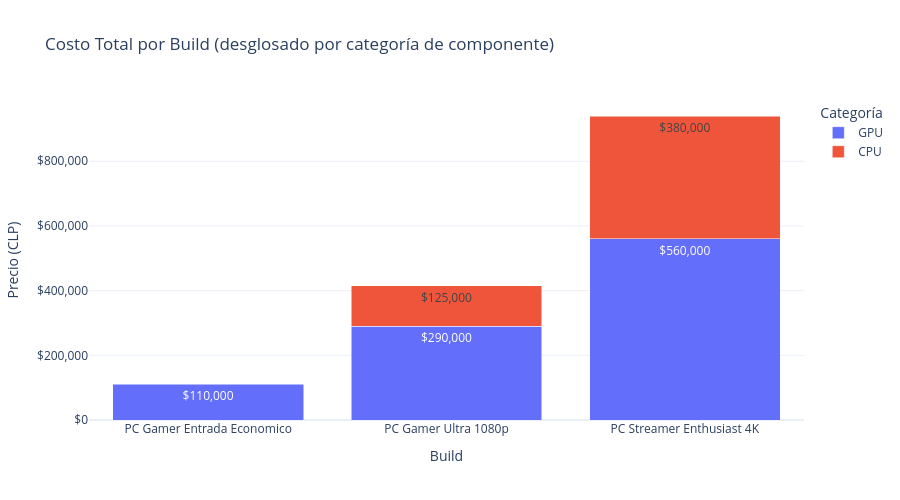

Notebook code cell kept with this figure:
### Markdown cell above
---
## 7. Análisis 4 — Cruce Principal: ¿Cuánto cuesta armar cada Build?
Comparamos el costo total de cada build pre-armada según los precios de eBay.

### Code cell
# Costo TOTAL de builds usando la BD (todos los componentes por build)
# JOIN: build_templates -> build_components -> component -> market_prices_external

if conn:
    query = """
    SELECT 
        bt.template_name AS build,
        c.name           AS componente,
        c.categoria,
        m.price_clp      AS precio_clp
    FROM build_templates bt
    JOIN build_components  bc ON bt.id         = bc.build_templates_id
    JOIN component         c  ON bc.component_id = c.id
    JOIN market_prices_external m ON c.id      = m.component_id
    """
    df_build_full = pd.read_sql(query, conn)
else:
    # Fallback: cruzar CSV de builds con precios de BD (cargados en celda anterior)
    df_build_full = pd.DataFrame()

if not df_build_full.empty:
    # Sumar todos los componentes por build
    df_build_cost = (
        df_build_full
        .groupby('build', as_index=False)['precio_clp']
        .sum()
        .rename(columns={'precio_clp': 'Costo Total (CLP)'})
        .sort_values('Costo Total (CLP)', ascending=False)
    )

    # Agregar desglose por categoría para hover
    df_desglose = (
        df_build_full
        .groupby(['build', 'categoria'], as_index=False)['precio_clp']
        .sum()
        .rename(columns={'precio_clp': 'precio_categoria'})
    )

    # Gráfico de barras apiladas por categoría
    fig_builds = px.bar(
        df_desglose,
        x='build', y='precio_categoria',
        color='categoria',
        title='Costo Total por Build (desglosado por categoría de componente)',
        template='plotly_white',
        labels={'precio_categoria': 'Precio (CLP)', 'build': 'Build', 'categoria': 'Categoría'},
        text='precio_categoria',
        barmode='stack'
    )
    fig_builds.update_traces(texttemplate='$%{text:,.0f}', textposition='inside')
    fig_builds.update_layout(
        yaxis_tickprefix='$',
        yaxis_tickformat=',',
        legend_title_text='Categoría',
        height=500
    )
    fig_builds.show()

    # Tabla resumen
    print("\nResumen de costo total por build:")
    df_build_cost['Costo Total (CLP)'] = df_build_cost['Costo Total (CLP)'].apply(lambda x: f"${x:,.0f}")
    display(df_build_cost)
else:
    print("Sin conexión a MySQL. No se puede calcular el costo total de builds.")

### Figure 1 — Plotly figure (JSON) as saved in the notebook; plotly's stock layout.template omitted (floating-point values rounded to 4 significant figures)
{"data": [{"hovertemplate": "Categoría=GPU<br>Build=%{x}<br>Precio (CLP)=%{text}<extra></extra>", "legendgroup": "GPU", "marker": {"color": "#636efa", "pattern": {"shape": ""}}, "name": "GPU", "orientation": "v", "showlegend": true, "text": [110000.0, 290000.0, 560000.0], "textposition": "inside", "texttemplate": "$%{text:,.0f}", "type": "bar", "x": ["PC Gamer Entrada Economico", "PC Gamer Ultra 1080p", "PC Streamer Enthusiast 4K"], "xaxis": "x", "y": [110000, 290000, 560000], "yaxis": "y"}, {"hovertemplate": "Categoría=CPU<br>Build=%{x}<br>Precio (CLP)=%{text}<extra></extra>", "legendgroup": "CPU", "marker": {"color": "#EF553B", "pattern": {"shape": ""}}, "name": "CPU", "orientation": "v", "showlegend": true, "text": [125000.0, 380000.0], "textposition": "inside", "texttemplate": "$%{text:,.0f}", "type": "bar", "x": ["PC Gamer Ultra 1080p", "PC Streamer Enthusiast 4K"], "xaxis": "x", "y": [125000, 380000], "yaxis": "y"}], "layout": {"barmode": "stack", "height": 500, "legend": {"title": {"text": "Categoría"}, "tracegroupgap": 0}, "title": {"text": "Costo Total por Build (desglosado por categoría de componente)"}, "xaxis": {"anchor": "y", "domain": [0, 1], "title": {"text": "Build"}}, "yaxis": {"anchor": "x", "domain": [0, 1], "tickformat": ",", "tickprefix": "$", "title": {"text": "Precio (CLP)"}}}}
